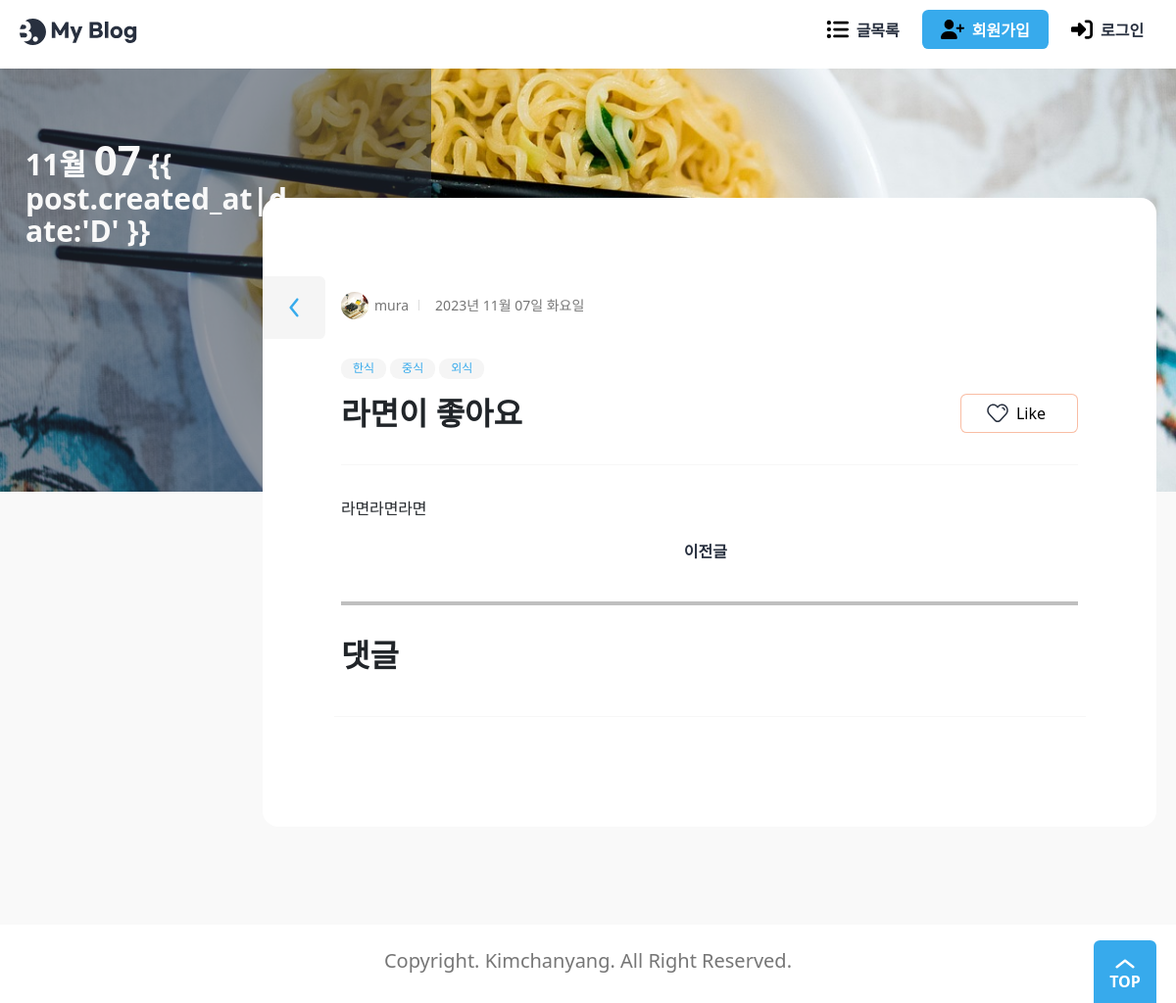
Before: /blog/141/ with the older database file.
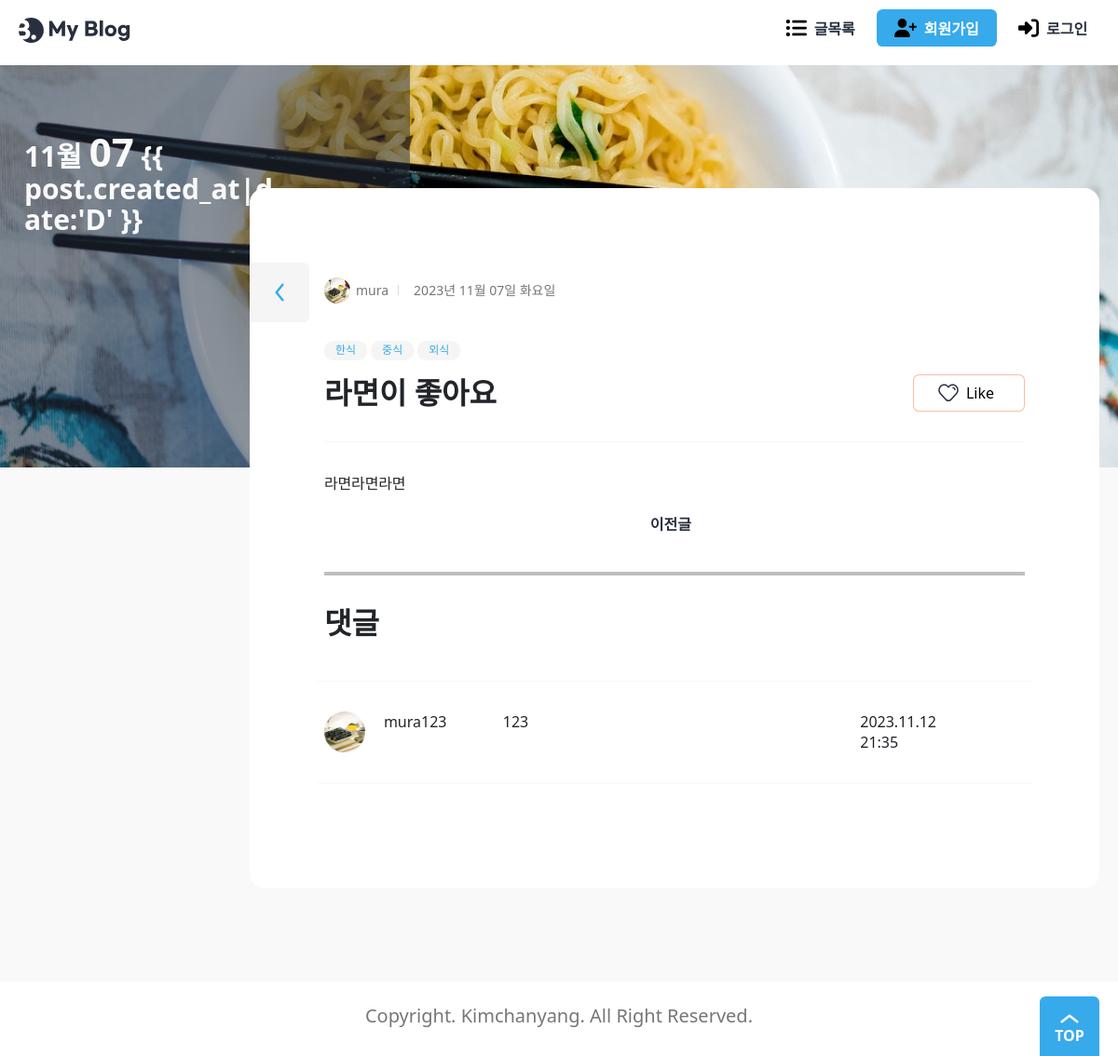
After: the same page with the newer database file.
### blog/models.py (models this page shows, shortened)
class Tag(models.Model):
    name = models.CharField(max_length=50, unique=True, verbose_name="태그 이름")
    def __str__(self):
        return self.name

class Comment(models.Model):
    post = models.ForeignKey(
        Post, on_delete=models.CASCADE, related_name="comments", verbose_name="원본 포스트"
    )
    author = models.ForeignKey(User, on_delete=models.CASCADE, verbose_name="작성자")
    message = models.TextField(_("메시지"))
    created_at = models.DateTimeField(_("작성일자"), auto_now_add=True)
    updated_at = models.DateField(_("수정일자"), auto_now=True)

### accounts/models.py (models this page shows)
class User(AbstractUser):
    nickname = models.CharField(_("닉네임"), max_length=50)
    profile_img = models.ImageField(
        _("프로필 사진"), upload_to=user_directory_path, blank=True
    )
    class Meta:
        db_table = "User"

### blog/views.py (the view)
# urls.py: path("<int:pk>/", views.PostDetail.as_view(), name="detail"),
class PostDetail(DetailView):
    model = Post
    context_object_name = "post"
    def get(self, request, pk):
        try:
            post = Post.objects.get(pk=pk)
        except Post.DoesNotExist:
            return render(request, "blog/post_404.html")
        post.view_count += 1
        post.save()
        try:
            next_post = (
                Post.objects.filter(created_at__gt=post.created_at)
                .order_by("created_at")
                .first()
            )
        except Post.DoesNotExist:
            next_post = None
        try:
            previous_post = (
                Post.objects.filter(created_at__lt=post.created_at)
                .order_by("-created_at")
                .first()
            )
        except Post.DoesNotExist:
            previous_post = None
        comments = Comment.objects.filter(post=post)
        contaxt = {
            "post": post,
            "previous_post": previous_post,
            "next_post": next_post,
            "comments": comments,
        }
        return render(request, "blog/post_detail.html", contaxt)
    def post(self, request, pk):
        try:
            post = Post.objects.get(pk=pk)
        except Post.DoesNotExist:
            return render(request, "blog/post_404.html")
        form = CommentForm(request.POST)
        if form.is_valid():
            comment = form.save(commit=False)
            comment.post = post
            comment.author = request.user
            comment.save()
        return redirect("post_detail", pk=pk)

### templates/blog/post_detail.html (shortened to what this page needs)
{% extends "base.html" %} {% block main %} {% load static %}
<div
    class="banner"
    {%
    if
    post.head_image
    %}
    style="background-image: url({{ post.head_image.url }})"
    {%
    endif
    %}
>
    <div class="max-width">
        <div class="banner-contents">
            <p class="today">
                {{ post.created_at|date:'M' }}
                <em>{{ post.created_at|date:'d' }}</em> {{
                post.created_at|date:'D' }}
            </p>
        </div>
    </div>
</div>
<div class="view">
    <div class="max-width">
        <section class="wrap-box">
            <div class="inner">
                <dl class="author-wrap">
                    <dd class="author">
                        {% if post.author.profile_img %}
                        <img src="{{ post.author.profile_img.url }}" alt="" />
                        {% else %}
                        <img
                            src="{% static './assets/blank_profile.png' %}"
                            alt=""
                        />
                        {% endif %} {% if post.nickname %} {{ post.nickname }}
                        {% else %} {{ post.author }} {% endif %}
                    </dd>
                    <dd class="created">
                        {{ post.created_at|date:'Y년 m월 d일 D' }}
                    </dd>
                </dl>
                <dl class="category">
                    {% for tag in post.tags.iterator %}
                    <dd><a href="{% url 'search:tag' tag %}">{{ tag }}</a></dd>
                    {% endfor %}
                </dl>
                <div class="title-wrap">
                    <h2>{{ post.title }}</h2>
                    <button class="btn-like">Like</button>
                </div>
                <hr />
                <div class="view-contents">
                    <p>{{ post.content }}</p>
                </div>
                <div class="d-flex justify-content-center">
                    {% if previous_post %}
                    <a
                        href="{% url 'post:detail' previous_post.id %}"
                        class="button white"
                        >이전글</a
                    >
                    {% endif %} &nbsp;&nbsp;
                </div>
                <hr style="border: solid 2px black" />
                <div class="title-wrap">
                    <h2>댓글</h2>
                </div>
                <div class="view-comment">
                    <div class="row">
                        <hr />
                        {% for comment in comments %}
                        <div class="col-md-1 profile-img">
                            <a href="#">
                                {% if comment.author.profile_img %}
                                <img
                                    src="{{ comment.author.profile_img.url }}"
                                />
                                {% else %}
                                <img
                                    src="{% static './assets/blank_profile.png' %}"
                                />
                                {% endif %}
                            </a>
                        </div>
                        <div class="col-md-2" style="display: block">
                            {% if comment.author.nickname %}
                                {{ comment.author.nickname }}
                            {% else %}
                                {{ comment.author }}
                            {% endif %}
                        </div>
                        <div class="col-md-6">{{ comment.message }}</div>
                        <div class="col-md-2">
                            {{ comment.created_at|date:'Y.m.d H:i' }}
                        </div>
                        <div class="col-md-1">
                        </div>
                        <hr />
                        {% endfor %}
                    </div>
                </div>
                <a href="{% url 'post:list' %}" class="btn-back">
                </a>
            </div>
        </section>
    </div>
</div>
{% endblock main %}

Changed rows visible on the page:
added Comment: author.profile_img (picture), author.nickname "mura123", message "123", created_at "2023.11.12 21:35"
